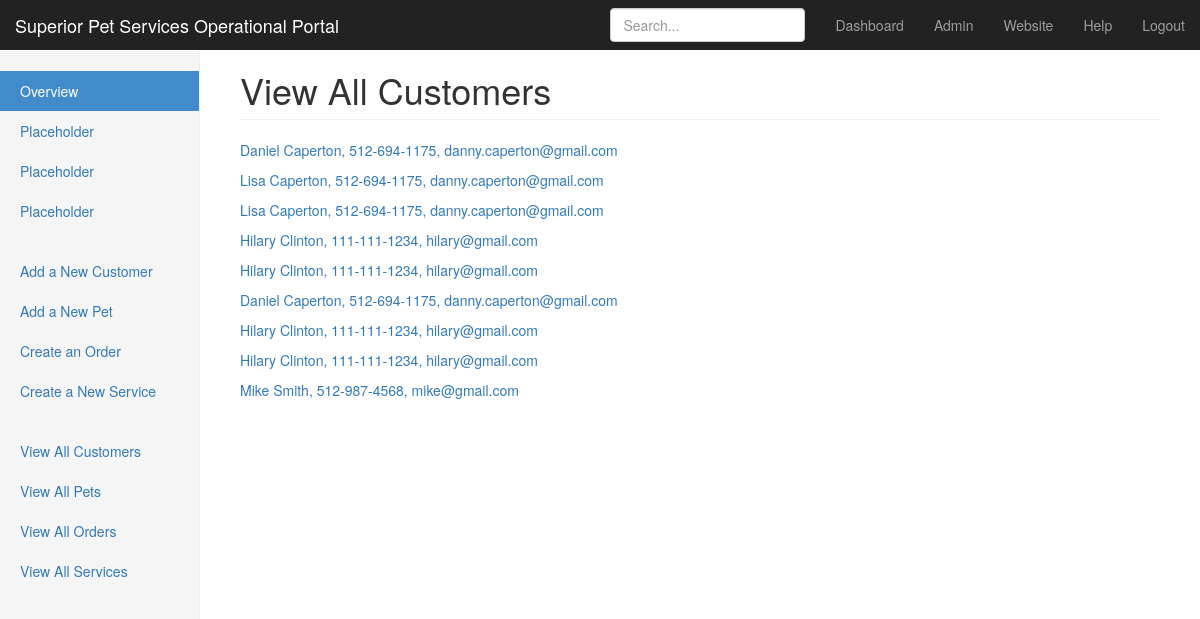
Before: /pet_sitting/customer/all/ (signed in) with the older database file.
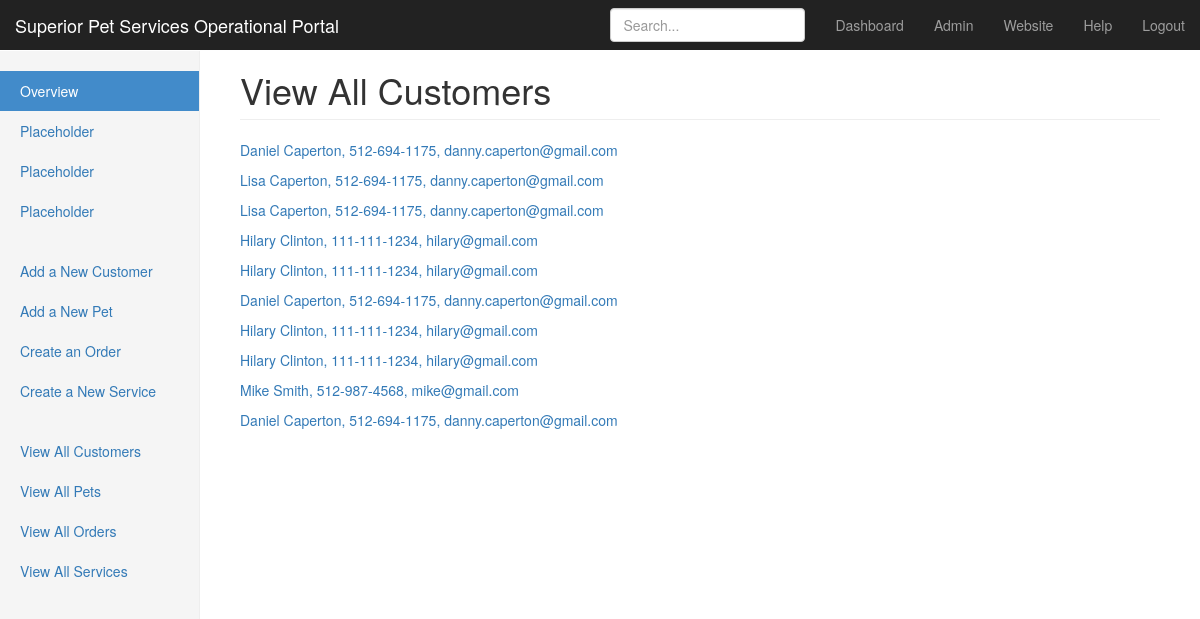
After: the same page with the newer database file.
### pet_sitting/models.py (models this page shows)
class Customer(models.Model):
    signup_date = models.DateTimeField(auto_now_add=True)
    first_name = models.CharField(max_length=200)
    last_name = models.CharField(max_length=200)
    street_address = models.CharField(max_length=200)
    city = models.CharField(max_length=200)
    state = USStateField()
    zip_code = USZipCodeField()
    primary_phone = PhoneNumberField(blank=True, null=True)
    secondary_phone = PhoneNumberField(blank=True, null=True)
    email = models.EmailField(blank=True, null=True)
    vet_name = models.CharField(max_length=200, blank=True, null=True)
    vet_phone = PhoneNumberField(blank=True, null=True)
    emergency_contact_name = models.CharField(max_length=200, blank=True, null=True)
    emergency_contact_phone = PhoneNumberField(blank=True, null=True)
    contract_on_file = models.BooleanField()
    left_rating = models.BooleanField()
    allows_pics = models.BooleanField()
    mileage = models.IntegerField()
    notes = models.TextField(blank=True, null=True)
    def __str__(self):
        return '{} {}, {}, {}'.format(self.first_name, self.last_name, self.primary_phone, self.email)

### pet_sitting/views.py (the view)
@login_required(login_url='/login/')
def get_customers(request):
    return render(request, 'all_ids.html', {'ids': Customer.objects.all(), 'url': 'customer',
                                            'heading': 'View All Customers', })

### pet_sitting/templates/all_ids.html
{% extends "menu_sidebar.html" %}
{% block page_heading %}<h1 class="page-header">{{ heading }}</h1>{% endblock %}
{% block page %}
    <table>
        {% for id in ids %}
        <p>
        <a href="/pet_sitting/{{ url }}/edit/{{ id.id }}/">{{ id }}</a>
        </p>
        {% endfor %}
    </table>
{% endblock %}

Changed rows visible on the page:
added Customer: first_name+last_name+primary_phone "Daniel Caperton, 512-694-1175, danny.caperton@gmail.com"
